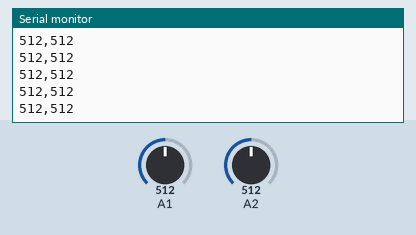
Recording of a sketch running on a simulated Arduino Zero (SAMD21). On the bench: the last lines printed to the serial monitor. The test bench sets the inputs (shaded band); at power-on: A1 = 512, A2 = 512 (analog values on the 0–1023 scale).

Above: at 1.2 s.
1.3 s: A1 set to 716
At 1.31 s:
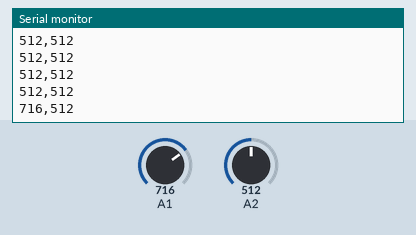
2.8 s: A2 set to 716
At 2.81 s:
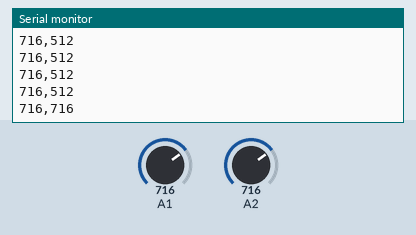
4.3 s: A1 set to 900
At 4.32 s:
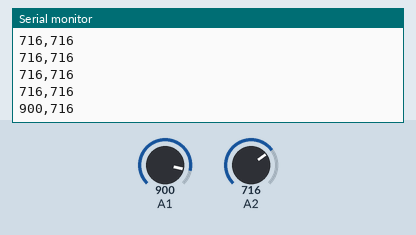
5.8 s: A2 set to 900
At 5.82 s:
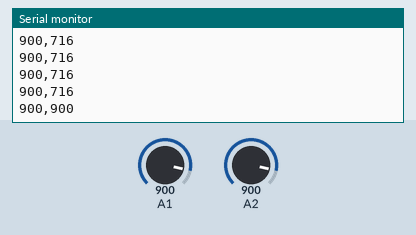
Timing chart, 0 to 8.3 s (numbered marks = the images above; inputs shaded):
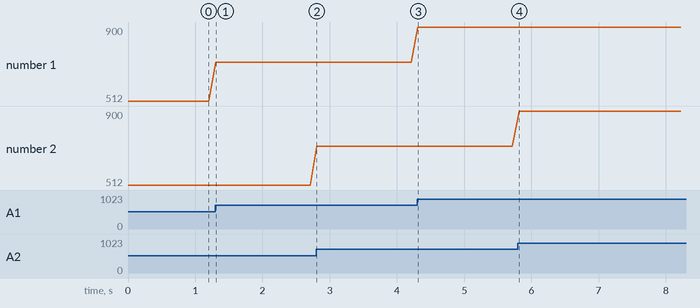

The sketch:

MTEC2280_FINAL.ino
```cpp
//Gabriel Aguilar's Final project for MTEC 2280
// "Rainman"

//Pot Variables
const int potPin_1 = 1;
const int potPin_2 = 2;
int potRead_1 = 0;
int potRead_2 = 0;

void setup() {
  analogReadResolution(10);     // Set analog resolution to 0-1023
  Serial.begin(115200);         // Start serial communication
}

void loop() {

  potRead_1 = analogRead(potPin_1);
  potRead_2 = analogRead(potPin_2);

  Serial.print(potRead_1);
  Serial.print(',');
  Serial.println(potRead_2);

  delay(100); // Slow it down so it’s readable in Serial Monitor
}
```

Measured:
- after the input at 1.3 s, the serial monitor: prints a new line at once (image 1)
- after the input at 2.8 s, the serial monitor: prints a new line at once (image 2)
- after the input at 4.3 s, the serial monitor: prints a new line at once (image 3)
- after the input at 5.8 s, the serial monitor: prints a new line at once (image 4)
- plotted number 1: 512 → 716 after the input at 1.3 s, 716 → 900 after the input at 4.3 s
